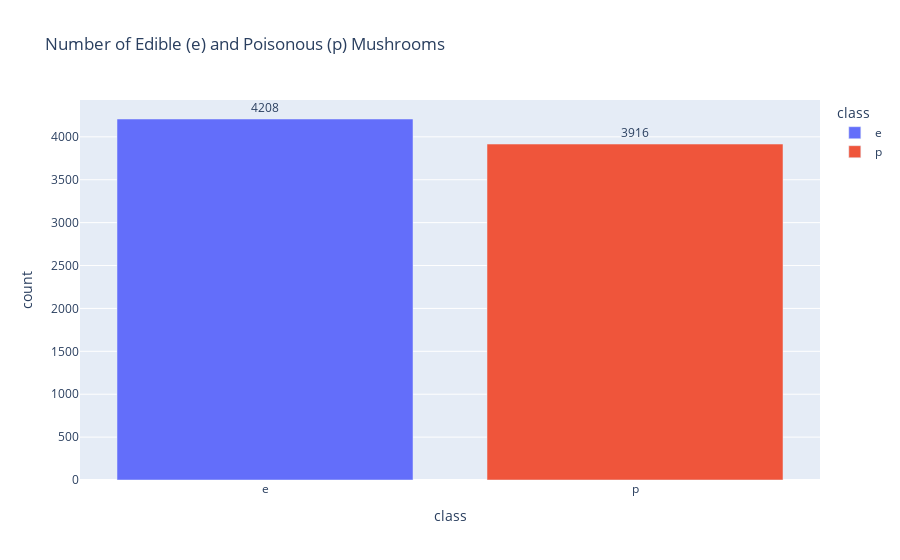

Write notebook code for a chart like this one.
### Code cell
# Count 'e' and 'p'
class_counts = df['class'].value_counts().reset_index()
class_counts.columns = ['class', 'count']

# Plot it
fig = px.bar(
    class_counts,
    x='class',
    y='count',
    text='count',
    color='class',
    title='Number of Edible (e) and Poisonous (p) Mushrooms'
)
fig.update_traces(textposition='outside')
fig.show()

### Figure 1 — Plotly figure (JSON) as saved in the notebook; plotly's stock layout.template omitted (floating-point values rounded to 4 significant figures)
{"data": [{"alignmentgroup": "True", "hovertemplate": "class=%{x}<br>count=%{text}<extra></extra>", "legendgroup": "e", "marker": {"color": "#636efa", "pattern": {"shape": ""}}, "name": "e", "offsetgroup": "e", "orientation": "v", "showlegend": true, "text": [4208], "textposition": "outside", "type": "bar", "x": ["e"], "xaxis": "x", "y": [4208], "yaxis": "y"}, {"alignmentgroup": "True", "hovertemplate": "class=%{x}<br>count=%{text}<extra></extra>", "legendgroup": "p", "marker": {"color": "#EF553B", "pattern": {"shape": ""}}, "name": "p", "offsetgroup": "p", "orientation": "v", "showlegend": true, "text": [3916], "textposition": "outside", "type": "bar", "x": ["p"], "xaxis": "x", "y": [3916], "yaxis": "y"}], "layout": {"barmode": "relative", "legend": {"title": {"text": "class"}, "tracegroupgap": 0}, "title": {"text": "Number of Edible (e) and Poisonous (p) Mushrooms"}, "xaxis": {"anchor": "y", "categoryarray": ["e", "p"], "categoryorder": "array", "domain": [0, 1], "title": {"text": "class"}}, "yaxis": {"anchor": "x", "domain": [0, 1], "title": {"text": "count"}}}}
